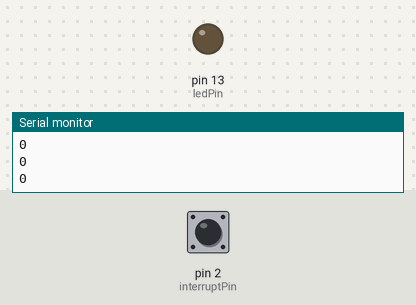
The sketch below on a simulated Arduino Uno, built with avr-gcc and run on an emulated ATmega328P. Shown: output pins drawn as LEDs (lit = HIGH), the last lines printed to the serial monitor. The test bench sets the inputs (shaded band); at power-on: pin 2 (interruptPin) HIGH.

Above: at 1.2 s.
1.3 s: pin 2 (interruptPin) pulled LOW for 1 s
At 2.3 s:
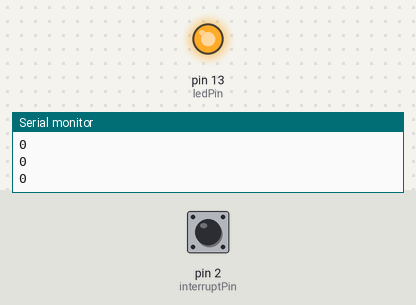
4.0 s: pin 2 (interruptPin) pulled LOW for 3.2 s
At 8.4 s:
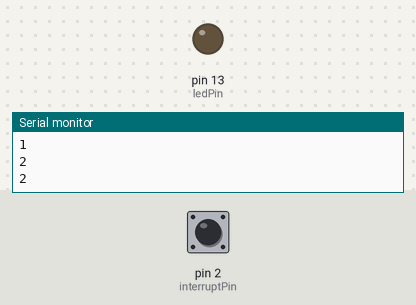
Timing chart, 0 to 9.9 s (numbered marks = the images above; inputs shaded):
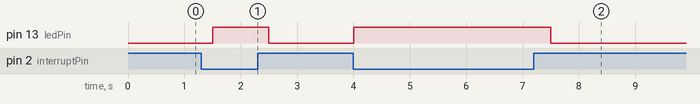

Measured:
- after the input at 1.3 s, pin 13 (ledPin): LOW → HIGH after 0.20 s, → LOW 1.0 s later
- after the input at 4.0 s, pin 13 (ledPin): LOW → HIGH at once, → LOW 3.5 s later

The sketch:

ArduinoHallEffect.ino
```cpp
const byte ledPin = 13; //teensy on chip led
const byte interruptPin = 2;  //digital pin 2
volatile byte state = LOW;
int val=0;

void setup() {
pinMode(ledPin, OUTPUT);
pinMode(interruptPin, INPUT_PULLUP);
attachInterrupt(digitalPinToInterrupt(interruptPin), test, CHANGE);
Serial.begin(9600);
}

void loop() {
digitalWrite(ledPin, state);
Serial.println(val/2);
delay(500);
}

void test() {
state = !state;
val++;
}
```
